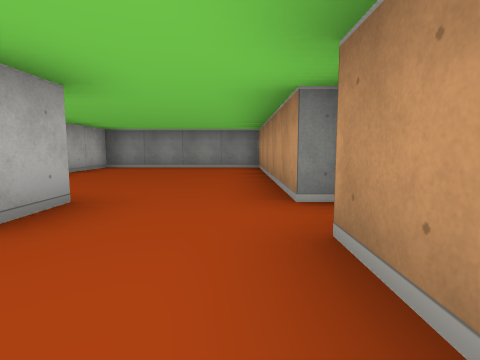
[1] (above)

24 first-person views from a walk through a cub3D level. The camera is about half as high as the walls, tilts 6° down and sees 80° across. The floor is counted in squares. Each view is taken from the middle of a square. On the plan, view 1 faces up. The plan holds only what a view shows up to about 9 squares ahead; the rest is blank.

[2]
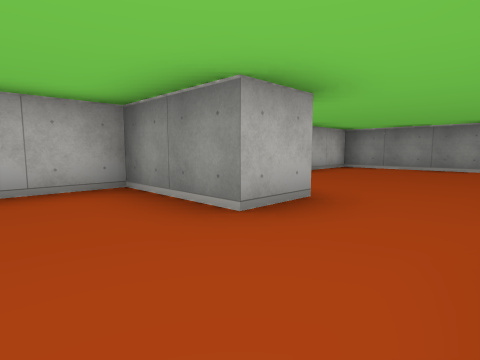

[3]
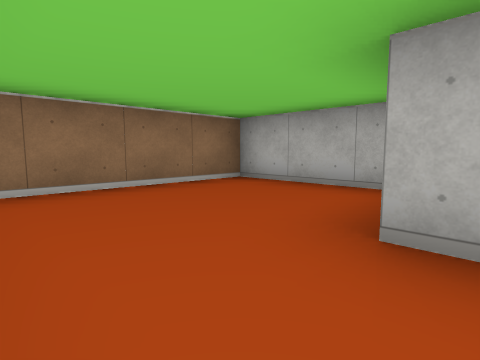

[4]
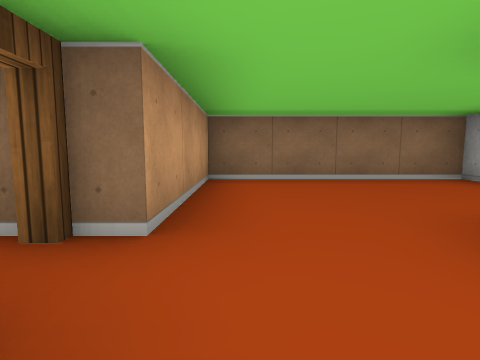

[5]
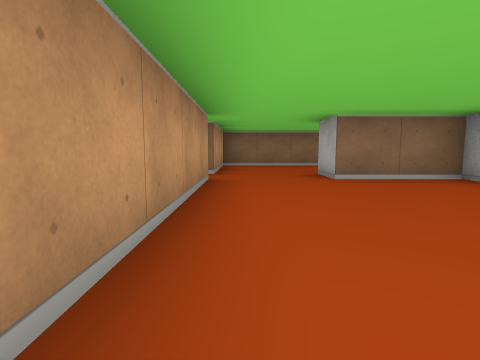

[6]
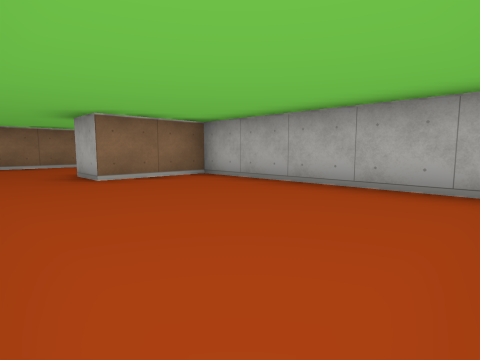

[7]
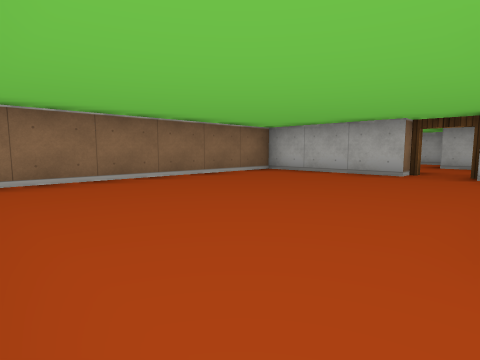

[8]
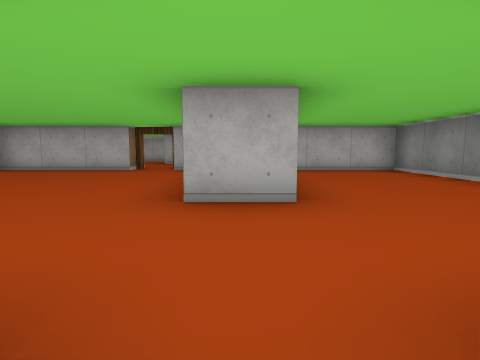

[9]
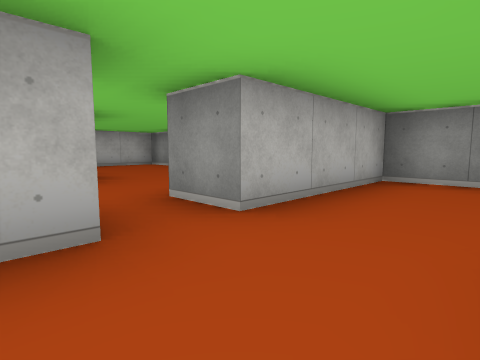

[10]
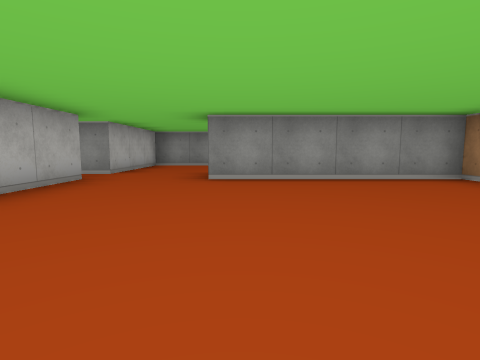

[11]
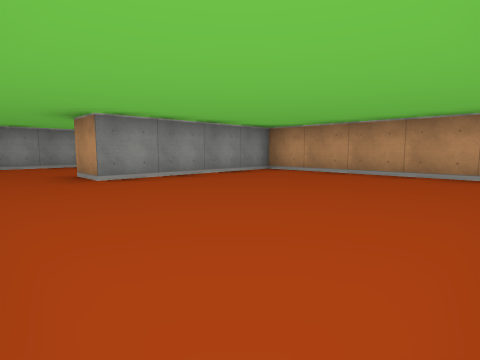

[12]
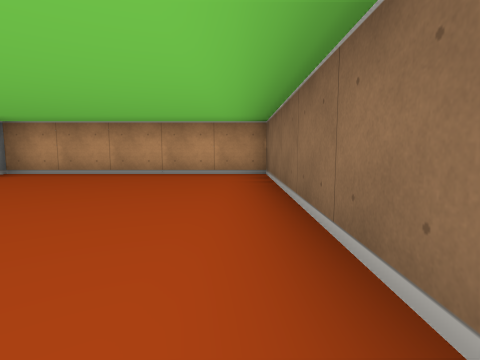

[13]
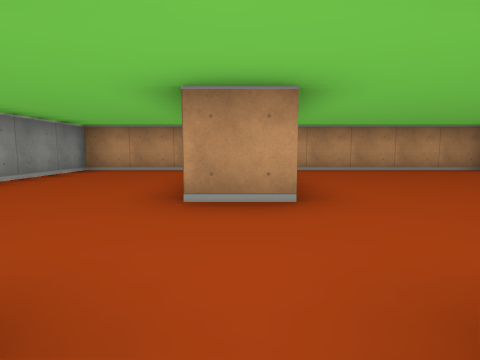

[14]
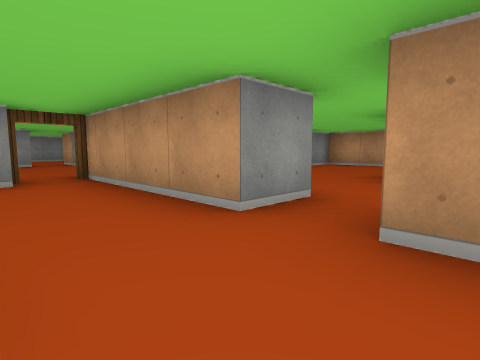

[15]
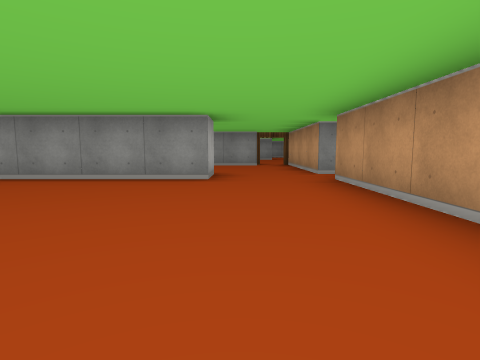

[16]
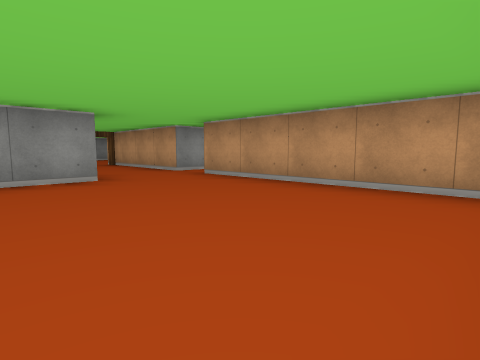

[17]
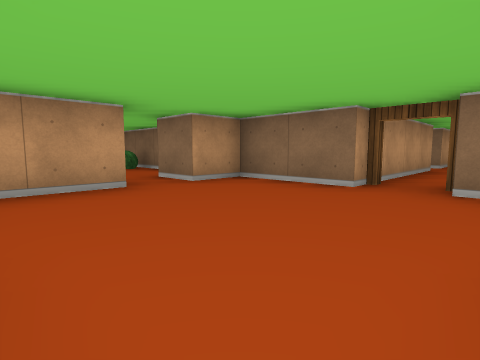

[18]
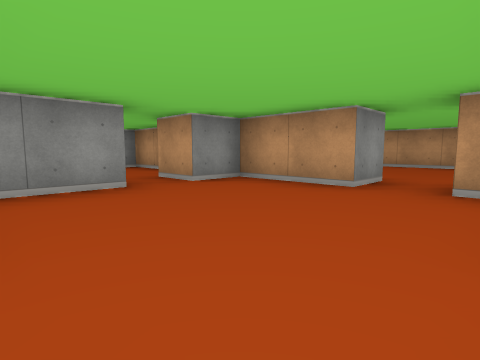

[19]
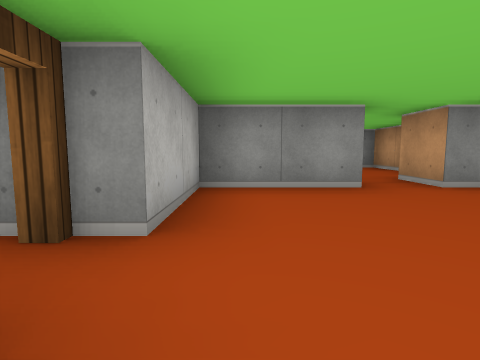

[20]
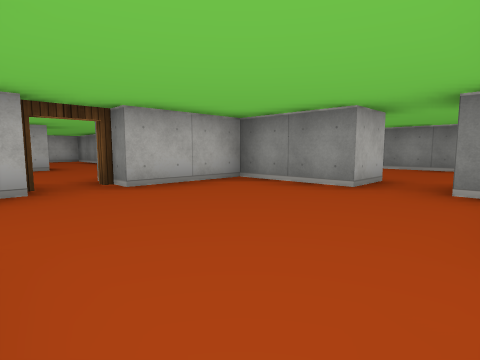

[21]
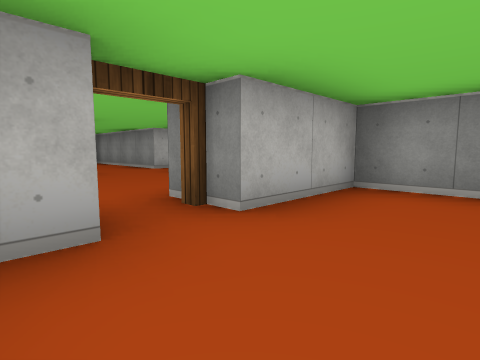

[22]
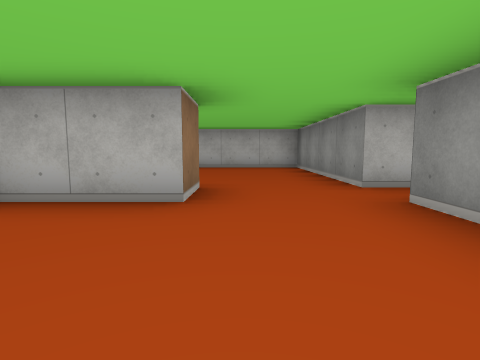

[23]
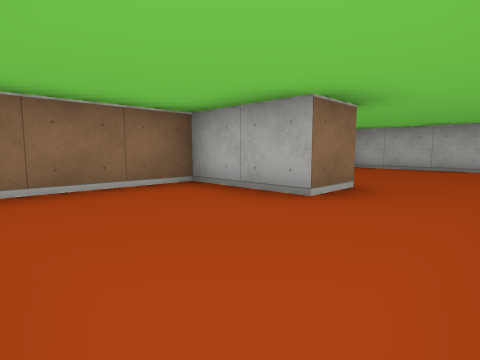

[24]
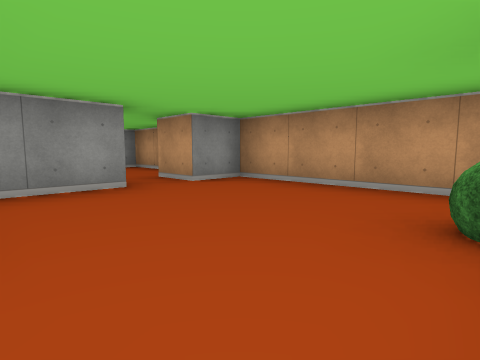

### Floor plan
Points are (right, up) in squares from view 1. A wall is a line through its corners. A room is listed if a view was taken in it or the views show most of it. See-through windows are left out.
Room 1 (views 1, 2, 3)
walls: (-1.5, 2.5) (-1.5, 1.5) (-3.5, 1.5) (-3.5, -1.5) (0.5, -1.5) (0.5, 1.5)
ways out: opening at (-0.5, 2) to room 2; open door at (1, 2) to room 3
Room 2 (views 4, 5, 6)
walls: (0.5, 2.5) (0.5, 7.5) (-3.5, 7.5) (-3.5, 2.5) (-1.5, 2.5)
ways out: opening at (-0.5, 2) to room 1
Room 3 (views 7, 14, 15, 16)
walls: (5.5, 4.6) (5.5, 3.5) (2.1, 3.5); (7.5, 4.5) (7.5, 8.5); (1.5, 1.5) (1.5, -1.5) (6.6, -1.5); (7.5, -0.8) (7.5, 3.5); (6.6, 7.5) (1.5, 7.5) (1.5, 5.2)
ways out: open door at (1, 2) to room 1; opening at (8, 4) to room 4; open door at (7, 8) to room 5
Room 4 (views 8, 9, 10, 11, 12, 13)
walls: (8.5, 3.6) (8.5, 1.9); (14.5, 5.2) (14.5, 7.5) (8.5, 7.5) (8.5, 4.5) (7.5, 4.5); (9.5, -1.5) (14.5, -1.5) (14.5, 3.5) (10.5, 3.5) (10.5, 4.5)
ways out: opening at (8, 4) to room 3
Room 5 (views 17, 18, 19, 20, 21)
walls: (9.5, 10.5) (9.5, 12.5) (8.5, 12.5) (8.5, 13.5); (7.5, 8.5) (9.5, 8.5) (9.5, 9.5); (7.5, 13.6) (7.5, 12.5) (5.5, 12.5) (5.5, 10.5); (5.5, 9.6) (5.5, 9)
ways out: open door at (7, 8) to room 3; open door at (5, 10) to room 6; opening at (10, 10) to room 7; opening at (8, 13)
Room 6 (views 22, 23)
walls: (0.4, 10.5) (1.5, 10.5) (1.5, 8.5) (3.8, 8.5); (0.5, 13.1) (0.5, 12.5) (-3.5, 12.5) (-3.5, 8.8); (2.2, 12.5) (1.5, 12.5)
ways out: open door at (5, 10) to room 5; opening at (1, 13)
Room 7 (view 24)
walls: (10.6, 10.5) (9.5, 10.5); (12.6, 12.5) (11.2, 12.5); (12.2, 8.5) (14.2, 8.5); (9.5, 9.5) (10.5, 9.5); (14.5, 9.2) (14.5, 12.5) (13.5, 12.5) (13.5, 13.5)
ways out: opening at (10, 10) to room 5; opening at (13, 13)
objects: bush (13, 9)

Positions as (right, up) in squares from view 1, and headings:
1: (0, 0), facing up
2: (0, 0), facing up-left
3: (0, 2), facing down-left
4: (0, 3), facing down
5: (0, 7), facing down
6: (0, 7), facing down-left
7: (7, 3), facing down-left
8: (8, 4), facing left
9: (10, 3), facing up-left
10: (11, -1), facing up
11: (9, -1), facing up-right
12: (9, -1), facing right
13: (8, 4), facing right
14: (6, 3), facing up-right
15: (6, -1), facing up
16: (4, -1), facing up-right
17: (6, 12), facing down-right
18: (6, 9), facing up-right
19: (6, 9), facing up
20: (9, 9), facing up-left
21: (7, 9), facing up-left
22: (4, 11), facing left
23: (4, 12), facing down-left
24: (11, 9), facing up-right
